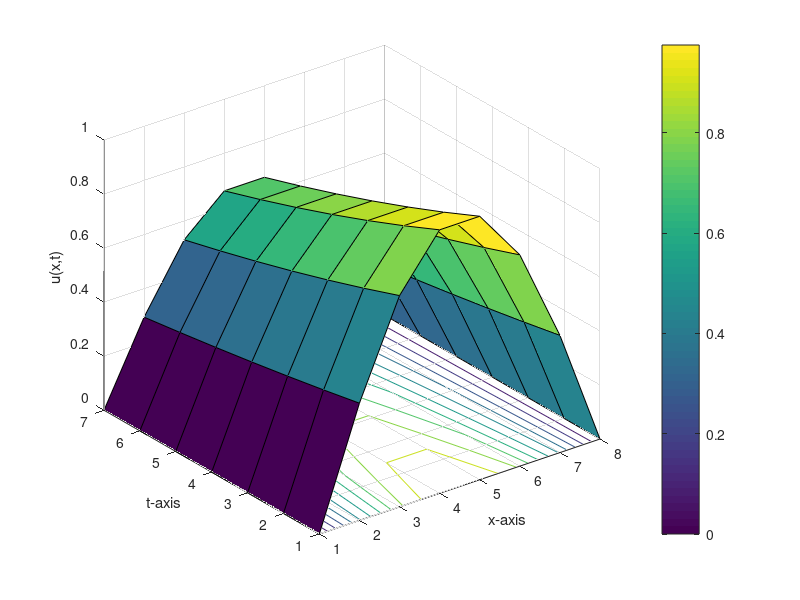
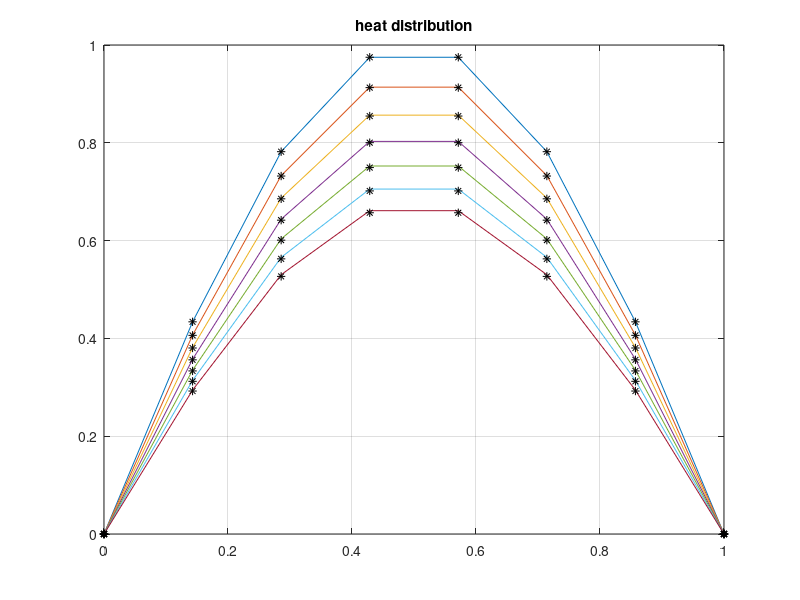

Source code (MATLAB) for these figures, in order:
    % Use the Crank-Nicolson method to approximate the solution of the heat
    % equation
    %
    % du/dt = d^2u/dx^2,   0 < x < 1,  0 < t,
    % u(0,t) = u(1,t) = 0,
    % u(x,0) = sin(pi*x)
    %
    % and compare the result to the actual solution
    % u(x,t) = exp(-pi^2*t)*sin(pi*x)

    function crank1
    clc
    clear all
    clf
    c=1;
    a=0;
    b=1;
    tf=0.04;
    n=8;
    m=7;
    c1=0;
    c2=0;
    h=(b-a)/(n-1);
    k=(tf-0)/(m-1);
    r=(c*c*k)/(h*h);
    s1=2+(2/r);
    s2=(2/r)-2;
    U=zeros(n,m);
    for j=1:m
        U(1,j)=c1;
        U(n,j)=c2;
    end
    for i=2:n-1
        U(i,1)=f(a+(i-1)*h);
    end
    A(1,1)=1;
    for j=2:m
        for i=2:n-1
            F(1,j-1)=c1;
            F(i,j-1)=U(i-1,j-1)+s2*U(i,j-1)+U(i+1,j-1);
            F(n,j-1)=c2;
            A(1,1)=1;
            A(i,i-1)=-1;
            A(i,i)=s1;
            A(i,i+1)=-1;
            A(n,n)=1;
        end
        U(:,j)=inv(A)*F(:,j-1);
    end
    disp('Result=')
    num2str(U')
    figure (1)
    clf
    surfc(U')
    colorbar
    grid on
    xlabel('x-axis');
    ylabel('t-axis');
    zlabel('u(x,t)');
    hold off
    figure(2)
    x(1)=a;
    x(n)=b;
    for i=2:n-1
        x(i)=x(i-1)+h;
    end
    plot(x,U)
    title('heat distribution');
    hold on
    grid on
    for j=1:m
        plot(x,g(x,(j-1)*k),'*k')
    end
    function z=f(x)
    z=sin(x*pi);
    function z=g(x,t)
    z=exp(-pi^2*t)*sin(pi*x);
